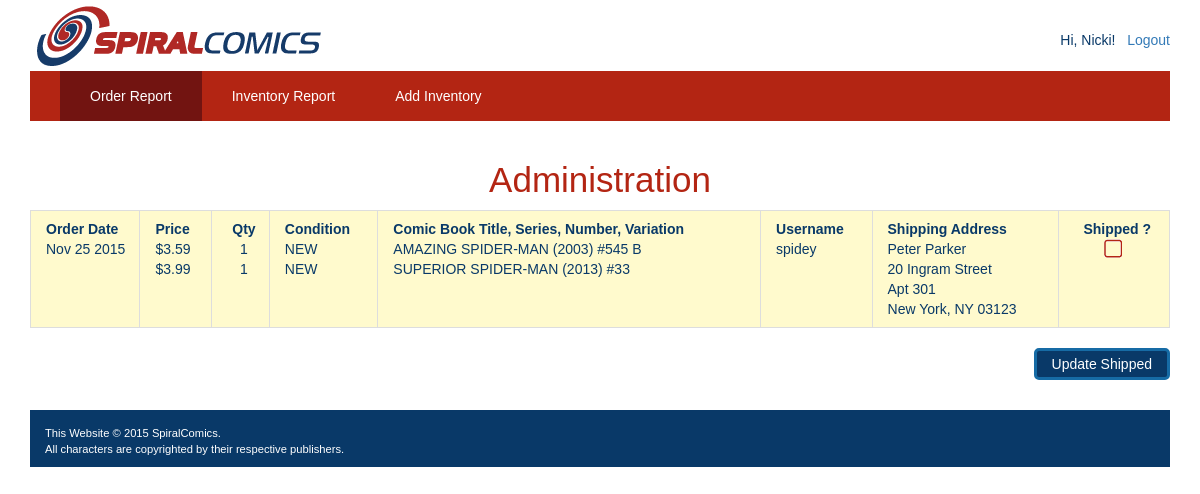
Screenshot of /admin/orders.php (signed in) with the database file from the repository.
### tables this page shows
CREATE TABLE `tbl_orders` (
  `order_id` int(11) NOT NULL,
  `user_id` int(11) NOT NULL,
  `order_date` timestamp NOT NULL DEFAULT CURRENT_TIMESTAMP,
  `shipped` tinyint(1) NOT NULL
);

CREATE TABLE `tbl_inventory` (
  `inventory_id` varchar(23) NOT NULL,
  `comic_id` varchar(17) NOT NULL,
  `quantity` int(3) NOT NULL,
  `acquisition_id` varchar(20) DEFAULT '',
  `cost` decimal(10,2) DEFAULT NULL,
  `price` decimal(10,2) NOT NULL,
  `grade` varchar(4) NOT NULL,
  `grade_description` text,
  `picture_hi_res` varchar(100) DEFAULT '',
  `picture_500` varchar(100) NOT NULL DEFAULT '',
  `type_id` int(2) NOT NULL,
  `date_added` timestamp NOT NULL DEFAULT CURRENT_TIMESTAMP ON UPDATE CURRENT_TIMESTAMP
);

CREATE TABLE `tbl_order_line_items` (
  `order_id` int(11) NOT NULL,
  `inventory_id` varchar(23) NOT NULL DEFAULT '',
  `item_quantity` int(11) NOT NULL
);

CREATE TABLE `tbl_titles` (
  `title_id` int(11) NOT NULL,
  `title_id_text` varchar(6) NOT NULL,
  `title` varchar(70) NOT NULL,
  `title_previews_latest` varchar(80) DEFAULT '',
  `title_overstreet_alpha` varchar(80) DEFAULT ''
);

CREATE TABLE `tbl_series` (
  `series_id` varchar(11) NOT NULL,
  `title_id_text` varchar(6) NOT NULL,
  `title` varchar(70) NOT NULL,
  `series` varchar(5) NOT NULL,
  `volume` varchar(4) DEFAULT '',
  `publisher_id` int(11) NOT NULL,
  `imprint` varchar(30) DEFAULT '',
  `start_month` varchar(25) DEFAULT '',
  `end_month` varchar(25) DEFAULT '',
  `run` varchar(15) DEFAULT '',
  `notes` varchar(125) DEFAULT ''
);

CREATE TABLE `tbl_comics` (
  `comic_id` varchar(17) NOT NULL,
  `series_id` varchar(11) NOT NULL,
  `code_previews` varchar(12) DEFAULT NULL,
  `upc` bigint(20) DEFAULT NULL,
  `number` varchar(10) NOT NULL,
  `number_order` float DEFAULT NULL,
  `variation` varchar(2) DEFAULT NULL,
  `variation_text` varchar(50) DEFAULT NULL,
  `description` text,
  `creators` text,
  `date_published` date DEFAULT NULL,
  `cover_price` decimal(10,2) DEFAULT NULL,
  `cover_date` date DEFAULT NULL,
  `cover_image` varchar(100) DEFAULT NULL
);

CREATE TABLE `tbl_users` (
  `user_id` int(11) NOT NULL,
  `username` varchar(40) NOT NULL,
  `password` varchar(255) NOT NULL,
  `email` varchar(40) NOT NULL,
  `first_name` varchar(20) NOT NULL,
  `last_name` varchar(20) NOT NULL,
  `address1` varchar(50) DEFAULT '',
  `address2` varchar(50) DEFAULT '',
  `city` varchar(30) DEFAULT '',
  `state` varchar(2) DEFAULT '',
  `zip` varchar(10) DEFAULT '',
  `member_since` timestamp NOT NULL DEFAULT CURRENT_TIMESTAMP ON UPDATE CURRENT_TIMESTAMP,
  `user_type_id` int(1) NOT NULL DEFAULT '1'
);

### admin/orders.php (the view, shortened to what this page needs)
<?php
  require_once('../includes/db_connection.php');
?>
<!DOCTYPE html>
<html lang="en">
<head>
  <link href="../css/bootstrap.min.css" rel="stylesheet">
	<link href="../css/main.css" rel="stylesheet" />
</head>
<body>
  <div class="container">
    <header>
      <div class="row">
        <img src="../images/Spiral-Comics-logo.gif" alt="Spiral Comics Logo" />
        <div class="right pull-right">
          <?php
            if(isset($_SESSION['username'])){
                echo 'Hi, '.$_SESSION['username'].'!';
                echo '&nbsp;&nbsp;&nbsp;<a href="../logout.php">Logout</a>';
            }
          ?>
        </div>
      </div>
      <div id="admin-menu" class="navbar navbar-default " role="navigation">
          <div class="container-fluid">
              <div class="collapse navbar-collapse navbar-menu">
                  <ul class="nav navbar-nav navbar-left">
                      <li class="active"><a href="orders.php">Order Report</a>
                      </li>
                      <li><a href="inventoryReport.php">Inventory Report</a>
                      </li>
                      <li><a href="add_inventory_form.php">Add Inventory</a>
                      </li>
                  </ul>
              </div>
          </div>
      </div>
    </header>
    <div class="row">
      <h1 id="admin">Administration</h1>
      <div class="table-responsive">
        <form id="orders" action="update_orders.php" method="POST">
          <table class="table table-striped table-bordered">
          <?php
            $query  = 'SELECT tbl_orders.*, tbl_users.* FROM tbl_orders ';
            $query .= 'JOIN tbl_users ON tbl_orders.user_id=tbl_users.user_id ';
            $query .= 'WHERE shipped=0';
            $order_result = mysqli_query($connection, $query);
            while($order = mysqli_fetch_array($order_result)) {
              $item_query = 'SELECT tbl_orders.*, tbl_order_line_items.inventory_id, tbl_order_line_items.item_quantity, tbl_inventory.price, tbl_inventory.grade, tbl_series.series, tbl_comics.number, tbl_comics.variation_text, tbl_titles.title FROM tbl_orders ';
              $item_query .= 'JOIN tbl_order_line_items ON tbl_orders.order_id=tbl_order_line_items.order_id ';
              $item_query .= 'JOIN tbl_inventory ON tbl_inventory.inventory_id=tbl_order_line_items.inventory_id ';
              $item_query .= 'JOIN tbl_comics ON tbl_inventory.comic_id=tbl_comics.comic_id ';
              $item_query .= 'JOIN tbl_series ON tbl_series.series_id=tbl_comics.series_id ';
              $item_query .= 'JOIN tbl_titles ON tbl_series.title_id_text=tbl_titles.title_id_text ';
              $item_query .= 'WHERE tbl_orders.order_id='.$order['order_id'];
              $item_result = mysqli_query($connection, $item_query);
              $price_string = '';
              $quantity_string = '';
              $grade_string = '';
              $title_string = '';
              $address_string = '';
              while($item = mysqli_fetch_array($item_result)) {
                $price_string .= '<br/>$'.$item['price'];
                $quantity_string .= '<br/>'.$item['item_quantity'];
                $grade_string .= '<br/>'.$item['grade'];
                $title_string .= '<br/>'.$item['title'].' ('.$item['series'].') #'.$item['number'].' '.$item['variation_text'];
              }
              $address_string .= '<br/>'.$order['first_name'].' '.$order['last_name'].'<br/>'.$order['address1'];
              if($order['address2']!=''){
                $address_string.= '<br/>'.$order['address2'];
              }
              $address_string .= '<br/>'.$order['city'].', '.$order['state'].' '.$order['zip'];
              echo '<tr>';
              echo '<td class="narrowest"><strong>Order Date</strong><br/>'.date('M j Y', strtotime($order['order_date'])).'</td>';
              echo '<td><strong>Price</strong>'.$price_string.'</td>';
              echo '<td class="text-center"><strong>Qty</strong>'.$quantity_string.'</td>';
              echo '<td><strong>Condition</strong>'.$grade_string.'</td>';
              echo '<td class="medium"><strong>Comic Book Title, Series, Number, Variation</strong>'.$title_string.'</td>';
              echo '<td><strong>Username</strong><br/>'.$order['username'].'</td>';
              echo '<td><strong>Shipping Address</strong>'.$address_string.'</td>';
              echo '<td class="text-center"><strong>Shipped ?</strong><br/>';
              echo '<label for="'.$order['order_id'].'"><span></span></label></td>';
              echo '</tr>';
            }
          ?>
          </table>
          <button class="pull-right" type="submit">Update Shipped</button>
        </form>
      </div>
    </div>
    <footer class="row">
      <p class="col-lg-4">This Website &copy; 2015 SpiralComics.<br/>All characters are copyrighted by their respective publishers.</p>
    </footer>
  </div>
</body>
</html>

### css/main.css (style rules this page uses)
body { font-family: Arial, Helvetica, Geneva, sans-serif; color: #093968; position: relative; }
.right { padding: 30px 0 15px 15px; }
.row { margin: 0; }
footer { background-color: #093968; color: #fff; font-size: .8em; padding-top: 15px; }
h1 { font-style: bold; text-align: center; font-size: 2.5em; }
h1#admin { color: #B32513; }
#admin-menu.navbar-default, #custom-menu.navbar-default { font-size: 1em; font-style: bold; border-width: 0px; border-radius: 0px; }
#admin-menu.navbar-default { background-color: #B32513; }
#admin-menu.navbar-default .navbar-nav>li>a, #custom-menu.navbar-default .navbar-nav>li>a { color: #fff; padding: 15px 30px; font-weight: 500; }
#admin-menu.navbar-default .navbar-nav>li.active>a { background-color: #721411; }
button, .button { color: #fff; background-color: #093968; border:3px solid #166BA5; border-radius: 5px; padding: 3px 15px; }
input[type="checkbox"] + label span { display:inline-block; width:24px; height:20px; margin:-1px 4px 0 0; vertical-align:middle; background:url(../images/checkbox_icon_24x40.gif) right top no-repeat; cursor:pointer; }
form#orders { overflow: auto; margin-bottom: 30px; }
.table>tbody>tr>td { padding-left: 15px; }
.table-striped>tbody>tr:nth-child(odd)>td, .table-striped>tbody>tr:nth-child(odd)>th { background-color: #FFFACD; }
td.narrowest { max-width: 90px; }
td.medium { max-width: 320px; }

### rows the page displays
tbl_orders: order_date "Nov 25 2015", tbl_inventory.price "3.59 3.99", tbl_order_line_items.item_quantity "1 1", tbl_inventory.grade "NEW NEW", tbl_titles.title "AMAZING SPIDER-MAN SUPERIOR SPIDER-MAN", tbl_series.series "2003 2013", tbl_comics.number "545 33", tbl_comics.variation_text "B", user.username "spidey", user.first_name "Peter", user.last_name "Parker", user.address1 "20 Ingram Street", user.address2 "Apt 301", user.city "New York", user.state "NY", user.zip "03123"

### other values shown
$_SESSION['username'] "Nicki"
